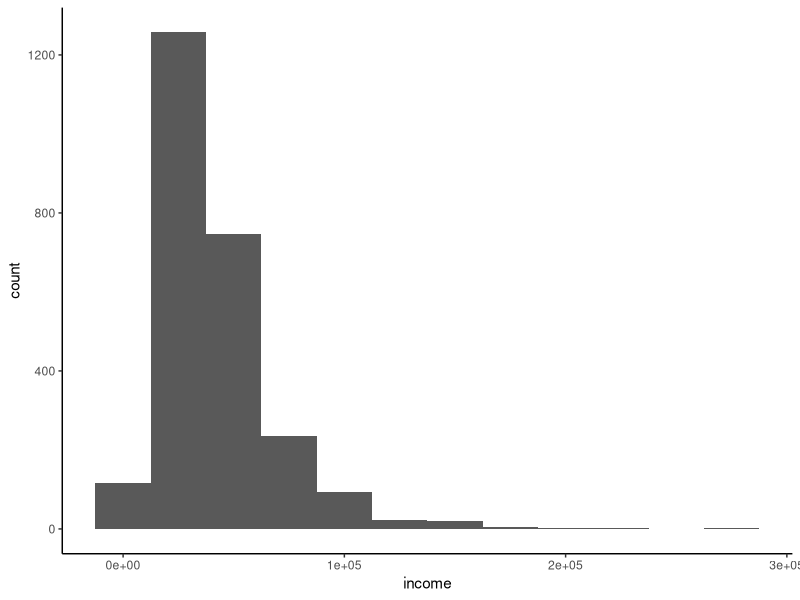
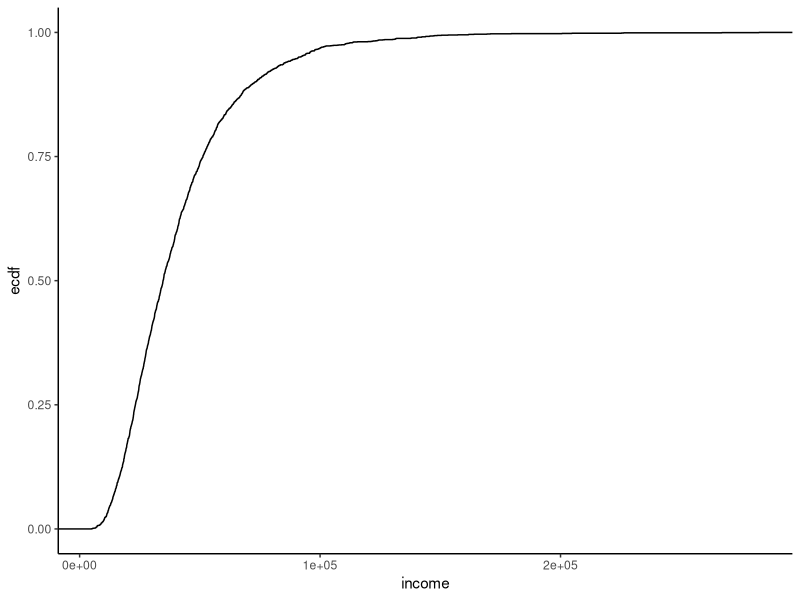
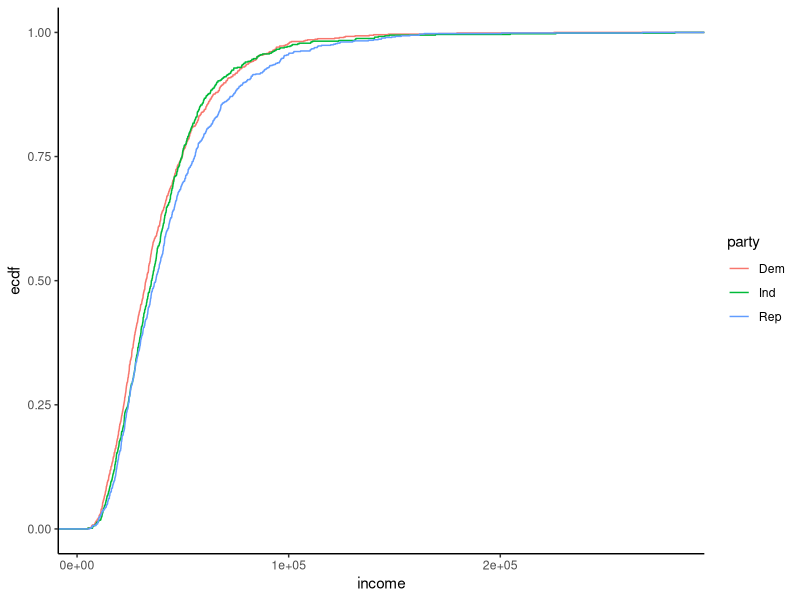
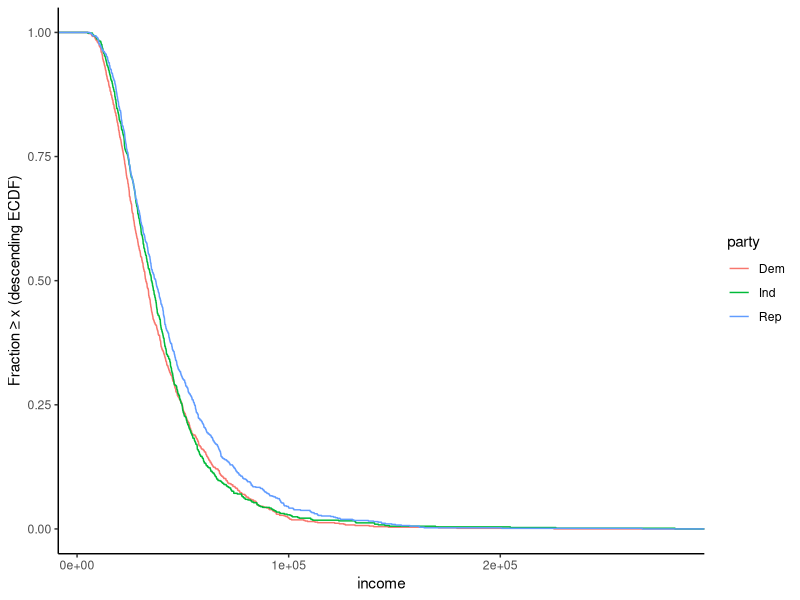
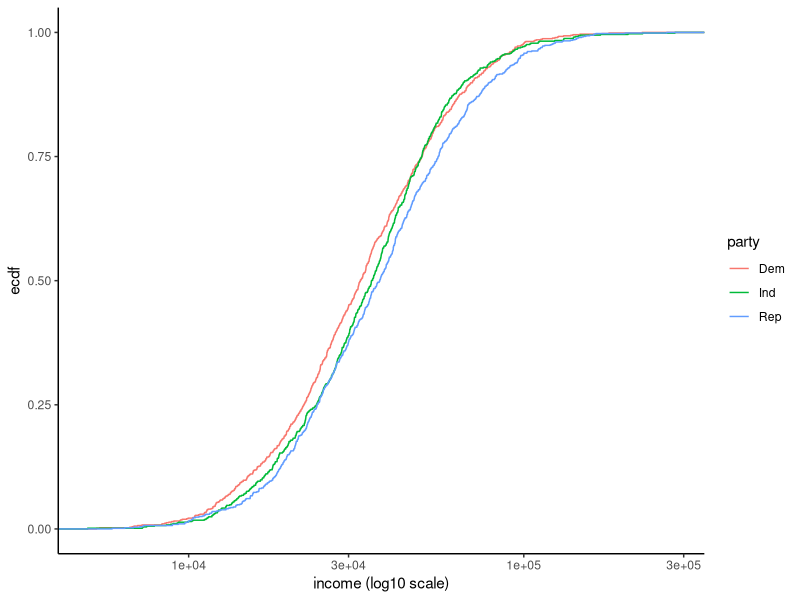
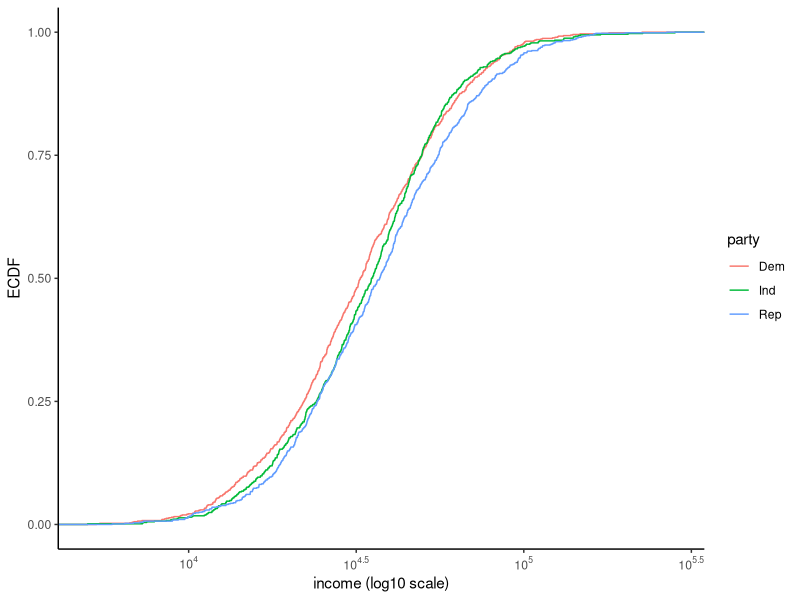
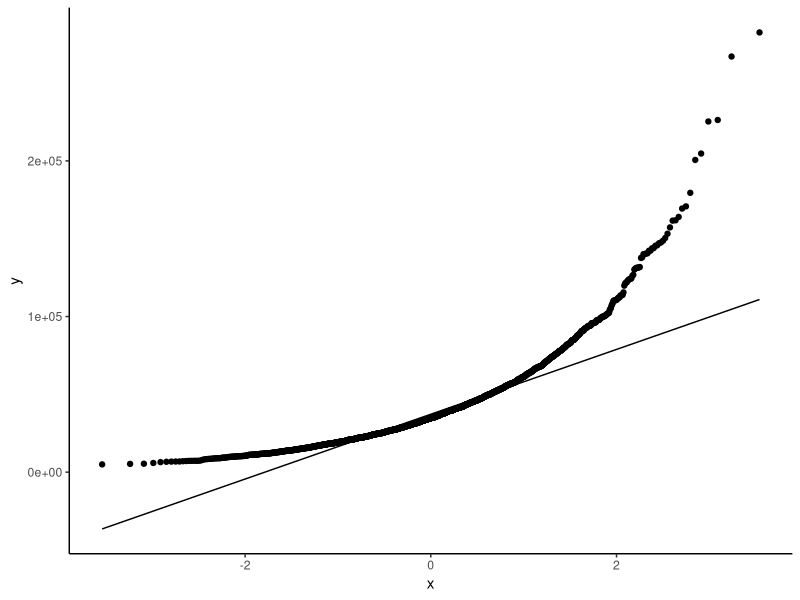
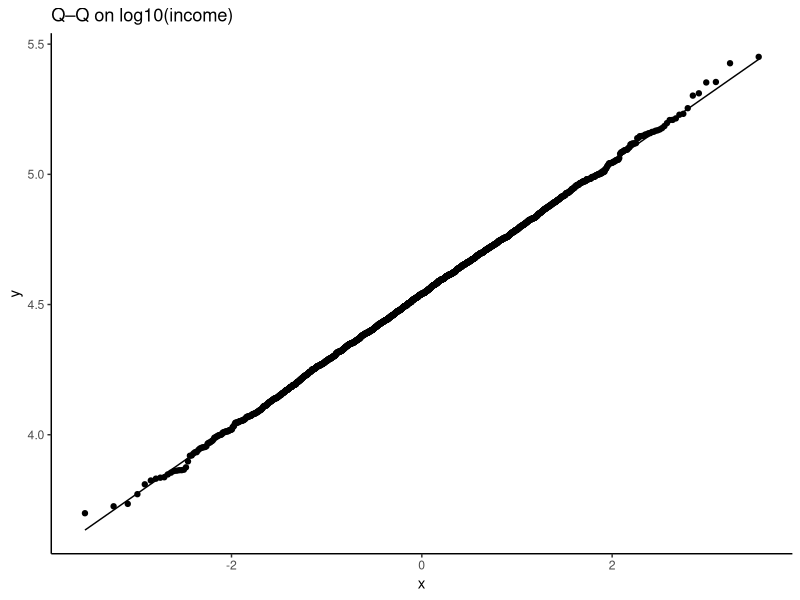

The R source for these figures, in order:
## ---- chunk 1
library(tidyverse)
library(ggplot2)

set.seed(123)
## ---- chunk 2
n <- 2500
party <- sample(c("Dem", "Ind", "Rep"), size = n, replace = TRUE, prob = c(0.35, 0.30, 0.35))
party <- factor(party, levels = c("Dem", "Ind", "Rep"))
educ_years <- sample(8:20, size = n, replace = TRUE, prob = c(rep(1, 4), rep(2, 4), rep(3, 5))/27)
educ_cat <- case_when(educ_years <= 11 ~ "HS or less", educ_years %in% 12:15 ~ "Some college", educ_years >= 16 ~ "College+")
educ_cat <- factor(educ_cat, levels = c("HS or less", "Some college", "College+"))
party_shift <- ifelse(party == "Dem", 0.00, ifelse(party == "Ind", 0.05, 0.10))
educ_shift  <- (educ_years - 12) * 0.06
income <- rlnorm(n, meanlog = 10.2 + party_shift + educ_shift, sdlog = 0.55)
attitude_cont <- rnorm(n, mean = 4.2 + ifelse(party == "Dem", 0.2, ifelse(party == "Ind", 0.0, -0.2)), sd = 1.2)
attitude <- pmin(pmax(attitude_cont, 1), 7)
attitude <- round(attitude)
df <- tibble(
  party = party,
  educ_years = educ_years,
  educ_cat = educ_cat,
  income = income,
  attitude = attitude
)
## ---- chunk 3
ggplot(df, aes(x = income)) +
  geom_histogram(binwidth = 25000) +
  theme_classic()
## ---- chunk 4
ggplot(df, aes(x = income)) +
  stat_ecdf(geom = "step") +
  theme_classic()
## ---- chunk 5
ggplot(df, aes(x = income, color = party)) +
  stat_ecdf(geom = "step") +
  theme_classic()
## ---- chunk 6
ggplot(df, aes(x = income, color = party)) +
  stat_ecdf(aes(y = after_stat(1 - y)), geom = "step") +
  theme_classic() +
  labs(y = "Fraction ≥ x (descending ECDF)")
## ---- chunk 7
ggplot(df, aes(x = income, color = party)) +
  stat_ecdf(geom = "step") +
  scale_x_log10() +
  theme_classic() +
  labs(x = "income (log10 scale)")
## ---- chunk 8
library(scales)
ggplot(df, aes(x = income, color = party)) +
  stat_ecdf(geom = "step") +
  scale_x_log10(
    breaks = trans_breaks("log10", function(x) 10^x),
    labels = trans_format("log10", math_format(10^.x))
  ) +
  theme_classic() +
  labs(x = "income (log10 scale)", y = "ECDF")
## ---- chunk 9
ggplot(df, aes(sample = income)) +
  stat_qq() +
  stat_qq_line() +
  theme_classic()
## ---- chunk 10
df <- df %>%
  mutate(income_log = log10(income))
ggplot(df, aes(sample = income_log)) +
  stat_qq() +
  stat_qq_line() +
  theme_classic() +
  labs(title = "Q–Q on log10(income)")
## ---- chunk 11
ggplot(df, aes(sample = income_log)) +
  stat_qq(size = 0.8, alpha = 0.6) +
  stat_qq_line() +
  facet_wrap(~ party) +
  theme_classic()
## ---- chunk 12
probs <- seq(0.01, 0.99, by = 0.01)
q_dem <- quantile(df$income_log[df$party == "Dem"], probs = probs, na.rm = TRUE)
q_rep <- quantile(df$income_log[df$party == "Rep"], probs = probs, na.rm = TRUE)
qq_groups <- tibble(q_dem = as.numeric(q_dem), q_rep = as.numeric(q_rep))
ggplot(qq_groups, aes(x = q_dem, y = q_rep)) +
  geom_point(alpha = 0.8, size = 1.5) +
  geom_abline(intercept = 0, slope = 1, linetype = "dashed") +
  theme_classic() +
  labs(x = "Dem quantiles (log10 income)", y = "Rep quantiles (log10 income)")
## ---- chunk 13
ggplot(df, aes(x = party, y = income_log)) +
  geom_boxplot(outlier.shape = NA) +
  geom_point(position = position_jitter(width = 0.15), alpha = 0.20, size = 0.8) +
  theme_classic() +
  labs(y = "log10(income)")
## ---- chunk 14
ggplot(df, aes(x = party, y = attitude)) +
  geom_violin(trim = TRUE) +
  geom_point(position = position_jitter(width = 0.15), alpha = 0.25, size = 0.8) +
  theme_classic()
## ---- chunk 15
ggplot(df, aes(x = income_log, color = party)) +
  stat_ecdf(geom = "step") +
  facet_wrap(~ educ_cat) +
  theme_classic() +
  labs(x = "log10(income)")
